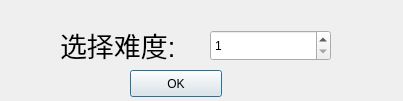
<?xml version="1.0" encoding="UTF-8"?>
<ui version="4.0">
 <class>Dialog</class>
 <widget class="QDialog" name="Dialog">
  <property name="geometry">
   <rect>
    <x>0</x>
    <y>0</y>
    <width>403</width>
    <height>101</height>
   </rect>
  </property>
  <property name="windowTitle">
   <string>难度选择</string>
  </property>
  <widget class="QLabel" name="label">
   <property name="geometry">
    <rect>
     <x>60</x>
     <y>20</y>
     <width>121</width>
     <height>51</height>
    </rect>
   </property>
   <property name="text">
    <string>&lt;html&gt;&lt;head/&gt;&lt;body&gt;&lt;p&gt;&lt;span style=&quot; font-size:20pt;&quot;&gt;选择难度:&lt;/span&gt;&lt;/p&gt;&lt;/body&gt;&lt;/html&gt;</string>
   </property>
  </widget>
  <widget class="QSpinBox" name="genLevelSelector">
   <property name="geometry">
    <rect>
     <x>210</x>
     <y>30</y>
     <width>121</width>
     <height>31</height>
    </rect>
   </property>
   <property name="minimum">
    <number>1</number>
   </property>
   <property name="maximum">
    <number>5</number>
   </property>
  </widget>
  <widget class="QPushButton" name="pushButton">
   <property name="geometry">
    <rect>
     <x>130</x>
     <y>70</y>
     <width>92</width>
     <height>27</height>
    </rect>
   </property>
   <property name="text">
    <string>OK</string>
   </property>
  </widget>
 </widget>
 <resources/>
 <connections>
  <connection>
   <sender>pushButton</sender>
   <signal>clicked()</signal>
   <receiver>Dialog</receiver>
   <slot>accept()</slot>
   <hints>
    <hint type="sourcelabel">
     <x>180</x>
     <y>77</y>
    </hint>
    <hint type="destinationlabel">
     <x>257</x>
     <y>133</y>
    </hint>
   </hints>
  </connection>
 </connections>
</ui>
